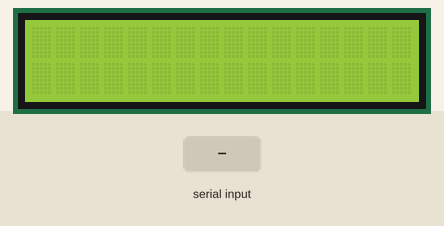
The sketch below on a simulated Arduino Uno, built with avr-gcc and run on an emulated ATmega328P. Parts: 16×2 character LCD. Inputs (shaded band) come from the test bench.

Above: at 1.2 s.
1.3 s: "1" received over Serial
At 1.9 s:
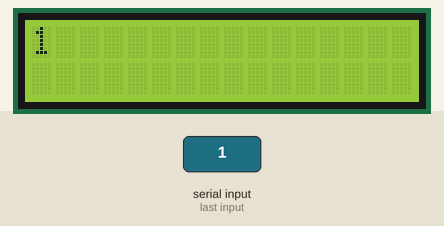
2.8 s: "0" received over Serial
At 4.0 s:
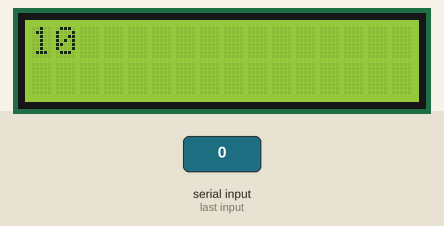
4.3 s: "2" received over Serial
At 5.4 s:
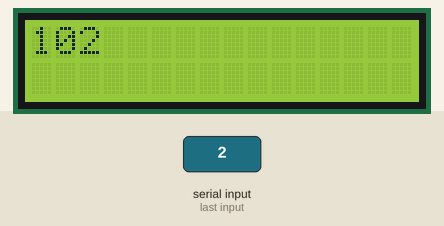
Timing chart, 0 to 7.3 s (numbered marks = the images above; inputs shaded):
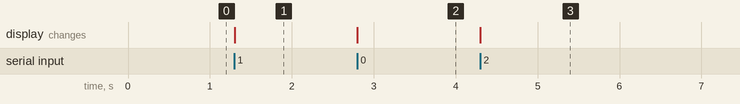

The sketch:

sketch_oct11a.ino
```cpp
#include <LiquidCrystal.h>
LiquidCrystal lcd(8, 9, 4, 5, 6, 7);

void setup(){
  Serial.begin(9600);
  // Define LCD Display
  lcd.begin(16, 2);
  // any one-time tests
  /*testLcdDisplay();*/
}

void loop(){
  if (Serial.available()) {
    lcd.write(Serial.read());
  }
}
```

Measured:
- after the input at 1.3 s, the display: changes at once (image 1)
- after the input at 2.8 s, the display: changes at once (image 2)
- after the input at 4.3 s, the display: changes at once (image 3)
